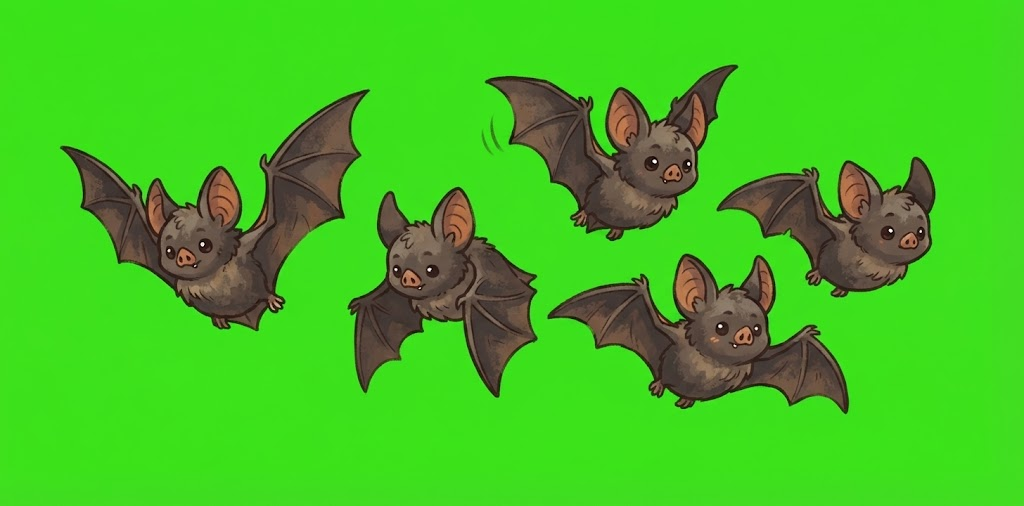
#> input picture art-source/passages/chauves-souris.png, 1024 x 506 px; its folder holds 4 pictures in this run
$ python preparer-passages.py
#> lines starting #> are read from the running program, lines starting #| are printed output that depends on the picture
"""Détoure les silhouettes des passages rares (images Gemini sur fond vert #00FF00) pour le fond de la mine.

  art-source/passages/<nom>.png -> frontend/public/assets/ui/passages/<nom>.webp (recadrée, 512 px de large au plus)

Lancer depuis la racine du dépôt : python art-source/passages/preparer-passages.py
"""
from pathlib import Path

from PIL import Image

SOURCE = Path(__file__).parent
TARGET = Path(__file__).parents[2] / "frontend" / "public" / "assets" / "ui" / "passages"
NAMES = ("chauves-souris", "wagonnet", "golem", "dragon-feu", "dragon-divin", "baleine", "fees")
# Écart entre le vert et la plus forte des deux autres couches : au-delà, fond ; entre les deux, bord adouci
GREEN_OPAQUE = 40
GREEN_TRANSPARENT = 110
# Les silhouettes passent petites et au loin : 512 px de large suffisent
MAX_WIDTH = 512
QUALITY = 88


def key_out_green(image: Image.Image) -> Image.Image:
    rgba = image.convert("RGBA")
    pixels = rgba.load()
    for y in range(rgba.height):
        for x in range(rgba.width):
            red, green, blue, _ = pixels[x, y]
            spill = green - max(red, blue)
            if spill <= GREEN_OPAQUE:
                continue
            alpha = max(0, round(255 * (GREEN_TRANSPARENT - spill) / (GREEN_TRANSPARENT - GREEN_OPAQUE)))
            # Le vert qui déborde sur le bord est ramené au niveau des autres couches
            pixels[x, y] = (red, max(red, blue), blue, alpha)
    return rgba


def prepare(name: str) -> None:
#> called with name = 'chauves-souris'
    image = key_out_green(Image.open(SOURCE / f"{name}.png"))
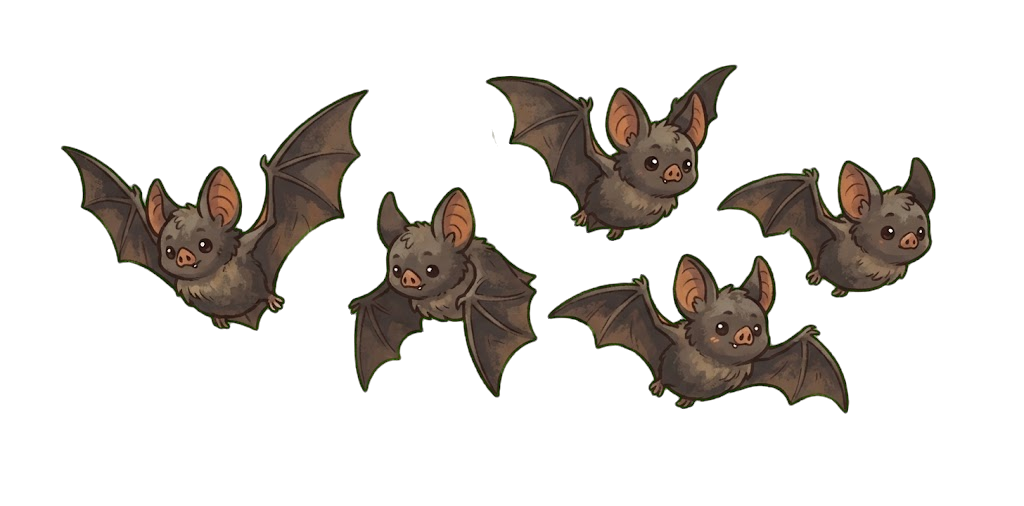
#> image: PIL image 1024x506 RGBA; mean R, G, B, A 66.6, 63, 34.1, 55; transparent parts drawn white
    image = image.crop(image.getchannel("A").point(lambda a: 255 if a > 8 else 0).getbbox())
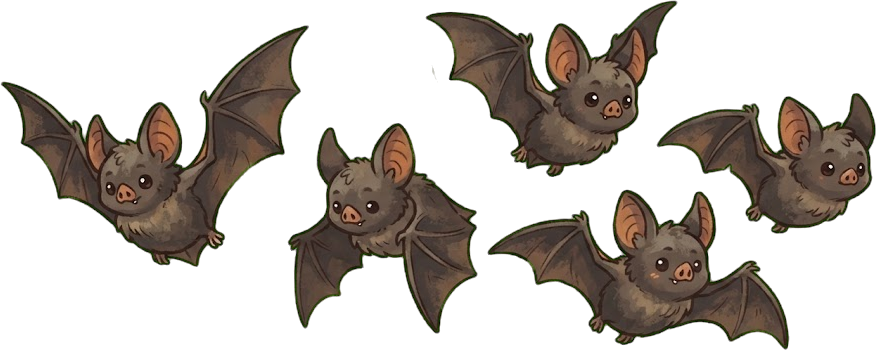
#> image: PIL image 876x350 RGBA; mean R, G, B, A 71, 64.8, 38.8, 92.9; transparent parts drawn white
    if image.width > MAX_WIDTH:
        image = image.resize((MAX_WIDTH, round(image.height * MAX_WIDTH / image.width)), Image.LANCZOS)
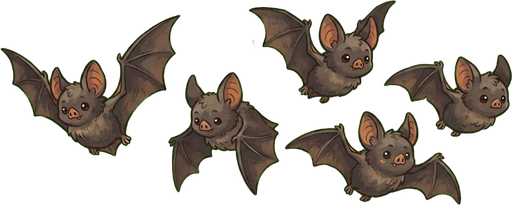
#> image: PIL image 512x205 RGBA; mean R, G, B, A 34.2, 27.8, 21.9, 92.9; transparent parts drawn white
    image.save(TARGET / f"{name}.webp", quality=QUALITY)
    print(name, image.size)
#| chauves-souris (512, 205)


if __name__ == "__main__":
    TARGET.mkdir(parents=True, exist_ok=True)
    for name in NAMES:
#> (the run stopped early here; a loop or call above may not have finished)
